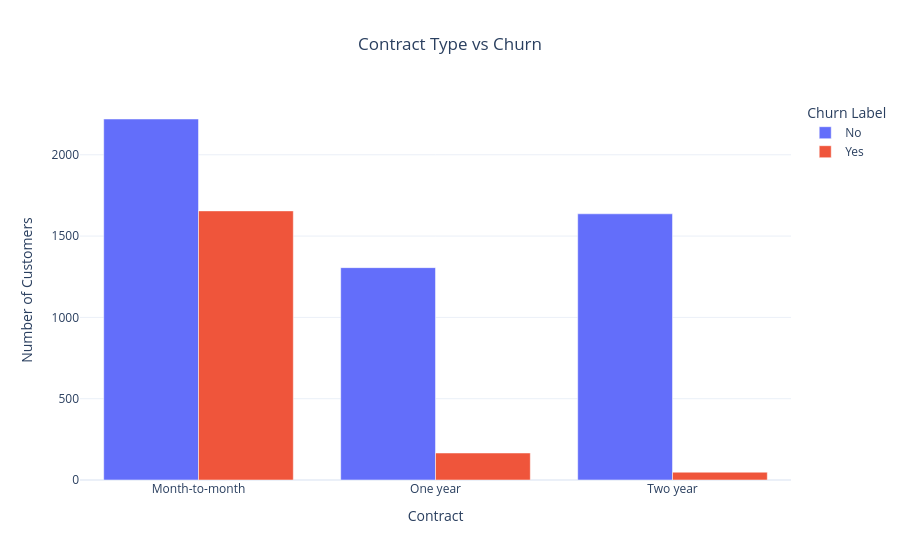

The notebook cell this image was saved under:
### Markdown cell above
### Contract Type vs Churn

### Code cell
contract_churn = df.groupby(['Contract', 'Churn Label']).size().reset_index(name='Count')

fig = px.bar(contract_churn, x='Contract', y='Count', color='Churn Label', barmode='group',
             title='Contract Type vs Churn',
             color_discrete_map={'Yes':'#ef553b', 'No':'#636efa'},
             labels={'Count': 'Number of Customers'})
             
fig.update_layout(title_x=0.5, template='plotly_white')
fig.show()

fig.write_image('../images/contract_type_vs_churn.png', scale=2)

### Figure 1 — Plotly figure (JSON) as saved in the notebook; plotly's stock layout.template omitted (floating-point values rounded to 4 significant figures)
{"data": [{"alignmentgroup": "True", "hovertemplate": "Churn Label=No<br>Contract=%{x}<br>Number of Customers=%{y}<extra></extra>", "legendgroup": "No", "marker": {"color": "#636efa", "pattern": {"shape": ""}}, "name": "No", "offsetgroup": "No", "orientation": "v", "showlegend": true, "textposition": "auto", "type": "bar", "x": ["Month-to-month", "One year", "Two year"], "xaxis": "x", "y": [2220, 1306, 1637], "yaxis": "y"}, {"alignmentgroup": "True", "hovertemplate": "Churn Label=Yes<br>Contract=%{x}<br>Number of Customers=%{y}<extra></extra>", "legendgroup": "Yes", "marker": {"color": "#ef553b", "pattern": {"shape": ""}}, "name": "Yes", "offsetgroup": "Yes", "orientation": "v", "showlegend": true, "textposition": "auto", "type": "bar", "x": ["Month-to-month", "One year", "Two year"], "xaxis": "x", "y": [1655, 166, 48], "yaxis": "y"}], "layout": {"barmode": "group", "legend": {"title": {"text": "Churn Label"}, "tracegroupgap": 0}, "title": {"text": "Contract Type vs Churn", "x": 0.5}, "xaxis": {"anchor": "y", "domain": [0.0, 1.0], "title": {"text": "Contract"}}, "yaxis": {"anchor": "x", "domain": [0.0, 1.0], "title": {"text": "Number of Customers"}}}}
